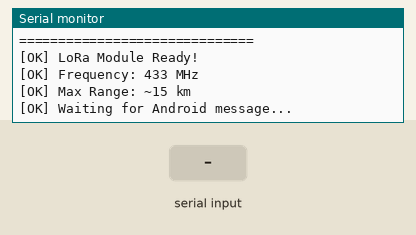
Bench run of a sketch on a simulated Arduino Nano, built with avr-gcc and run on an emulated ATmega328P. Parts: the last lines printed to the serial monitor. The inputs (shaded band) are chosen by the test bench. No radio packets arrive unless stated.

Above: at 1.3 s.
1.4 s: "1\n" received over the second serial link
At 2.6 s:
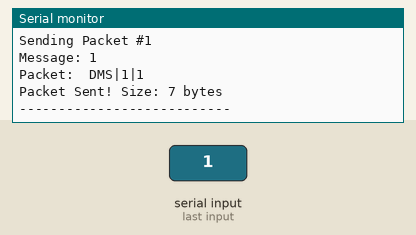
2.9 s: "0\n" received over the second serial link
At 3.8 s:
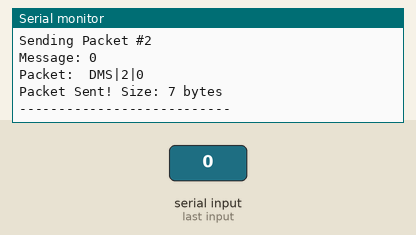
4.4 s: "2\n" received over the second serial link
At 4.9 s:
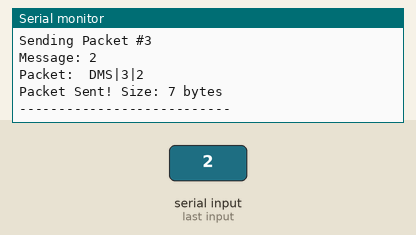

Measured:
- after the input at 1.4 s, the serial monitor: prints a new line at once (image 1)
- after the input at 2.9 s, the serial monitor: prints a new line at once (image 2)
- after the input at 4.4 s, the serial monitor: prints a new line at once (image 3)

The sketch:

DMS_LoRa_Sender.ino
```cpp
/*
 * ============================================
 * DMS - Decentralized Mesh System
 * PHASE 2: LoRa Long Range Integration
 * FILE: DMS_LoRa_Sender.ino (Phone A Side)
 * ============================================
 *
 * FLOW:
 * Android Phone A
 *     → Bluetooth (HC-05)
 *         → Arduino Nano
 *             → LoRa SX1278 RF Signal (15km)
 *
 * HARDWARE NEEDED:
 * 1. Arduino Nano       = Rs.350
 * 2. LoRa SX1278 Ra-02  = Rs.500
 * 3. HC-05 Bluetooth    = Rs.150
 * 4. Battery + Holder   = Rs.200
 *
 * LIBRARIES: (Install from Arduino IDE Library Manager)
 * 1. LoRa by Sandeep Mistry
 * 2. SoftwareSerial (Built-in)
 *
 * COLLEGE: Buddha Institute of Technology
 * TEAM: Aman Kumar Bind (Leader),
 *       Aryan Gond, Khushi Nishad, Muskan Yadav
 * ============================================
 */

#include <SPI.h>
#include <LoRa.h>
#include <SoftwareSerial.h>

// ------ LoRa SX1278 Pin Definitions ------
#define LORA_SS_PIN    10   // Chip Select
#define LORA_RST_PIN    9   // Reset
#define LORA_DIO0_PIN   2   // Interrupt
#define LORA_FREQUENCY  433E6  // 433 MHz

// ------ HC-05 Bluetooth Pins ------
#define BT_RX_PIN  4   // Arduino RX ← HC05 TX
#define BT_TX_PIN  3   // Arduino TX → HC05 RX

SoftwareSerial bluetoothSerial(BT_RX_PIN, BT_TX_PIN);

String receivedFromPhone = "";
int    packetCount       = 0;

// ==========================================
void setup() {
    Serial.begin(9600);
    bluetoothSerial.begin(9600);  // HC-05 default speed

    Serial.println("==============================");
    Serial.println(" DMS LoRa SENDER Starting...");
    Serial.println("==============================");

    // Initialize LoRa Radio Module
    LoRa.setPins(LORA_SS_PIN, LORA_RST_PIN, LORA_DIO0_PIN);

    if (!LoRa.begin(LORA_FREQUENCY)) {
        Serial.println("[ERROR] LoRa Module NOT Found!");
        Serial.println("Check SX1278 wiring connections.");
        bluetoothSerial.println("ERROR:LORA_NOT_FOUND");
        while (true);  // Stop execution
    }

    // LoRa Settings for Maximum Range (15km)
    LoRa.setSpreadingFactor(12);      // SF12 = Longest range
    LoRa.setSignalBandwidth(125E3);   // 125 kHz bandwidth
    LoRa.setCodingRate4(8);           // Best error correction
    LoRa.setTxPower(20);              // 20 dBm = Maximum power

    Serial.println("[OK] LoRa Module Ready!");
    Serial.println("[OK] Frequency: 433 MHz");
    Serial.println("[OK] Max Range: ~15 km");
    Serial.println("[OK] Waiting for Android message...");

    // Notify Android App that LoRa is ready
    bluetoothSerial.println("STATUS:LORA_READY");
}

// ==========================================
void loop() {
    // Read message byte by byte from Android via Bluetooth
    while (bluetoothSerial.available()) {
        char inChar = bluetoothSerial.read();

        if (inChar == '\n') {
            // Complete message received - now send via LoRa
            receivedFromPhone.trim();

            if (receivedFromPhone.length() > 0) {
                sendMessageViaLoRa(receivedFromPhone);
                receivedFromPhone = "";
            }
        } else {
            receivedFromPhone += inChar;
        }
    }
}

// ==========================================
void sendMessageViaLoRa(String message) {
    packetCount++;

    // Build DMS LoRa Packet with header
    // Format: DMS|PacketNo|Message
    String loraPacket = "DMS|" + String(packetCount) + "|" + message;

    Serial.println("---------------------------");
    Serial.println("Sending Packet #" + String(packetCount));
    Serial.println("Message: " + message);
    Serial.println("Packet:  " + loraPacket);

    // Transmit LoRa Packet
    LoRa.beginPacket();
    LoRa.print(loraPacket);
    LoRa.endPacket();

    Serial.println("Packet Sent! Size: "
                   + String(loraPacket.length()) + " bytes");
    Serial.println("---------------------------");

    // Notify Android App - message sent successfully
    bluetoothSerial.println("STATUS:SENT_OK|" + String(packetCount));
}
```
